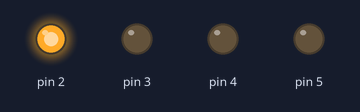
Bench run of a sketch on a simulated Arduino Uno, built with avr-gcc and run on an emulated ATmega328P. On the bench: output pins drawn as LEDs (lit = HIGH).

Above: at 0.15 s.
At 0.75 s:
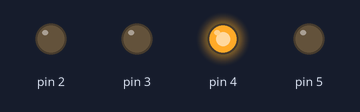
At 1.65 s:
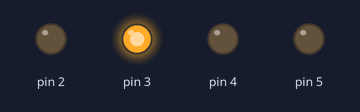
At 2.25 s:
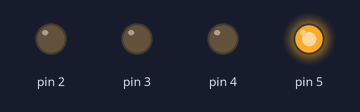
Timing chart, 0 to 3.0 s (numbered marks = the images above):
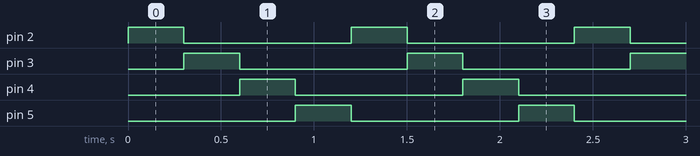

The sketch:

2.16.ino
```cpp
unsigned char led_data[4] = {0x04, 0x08, 0x10, 0x20};
unsigned char ary_size = sizeof(led_data) / sizeof(led_data[0]);

void setup() {
  // put your setup code here, to run once:

  // ARDUINO_PIN_2(PD2)
  DDRD |= 0x3C;

}

void loop() {
  // put your main code here, to run repeatedly:

  // 1. led 전체 점멸
  // PORTD |= 0x3C;
  // delay(300);
  // PORTD &= ~0x3C;
  // delay(300);

  // 2. led쉬프트 (배열)
  // for(int i=0; i<ary_size; i++) {
  //   PORTD = led_data[i];
  //   delay(300);
  // }

  // 3. led쉬프트 (연산자 이용)
  for(int i=0; i<4; i++) {
    PORTD = 0x04 << i;
    delay(300);
  }

}
```

Measured:
- by itself, pin 2–5: alternates HIGH for 0.30 s and LOW for 0.90 s
- by itself, everything shown: repeats every 1.2 s, in 4 steps
